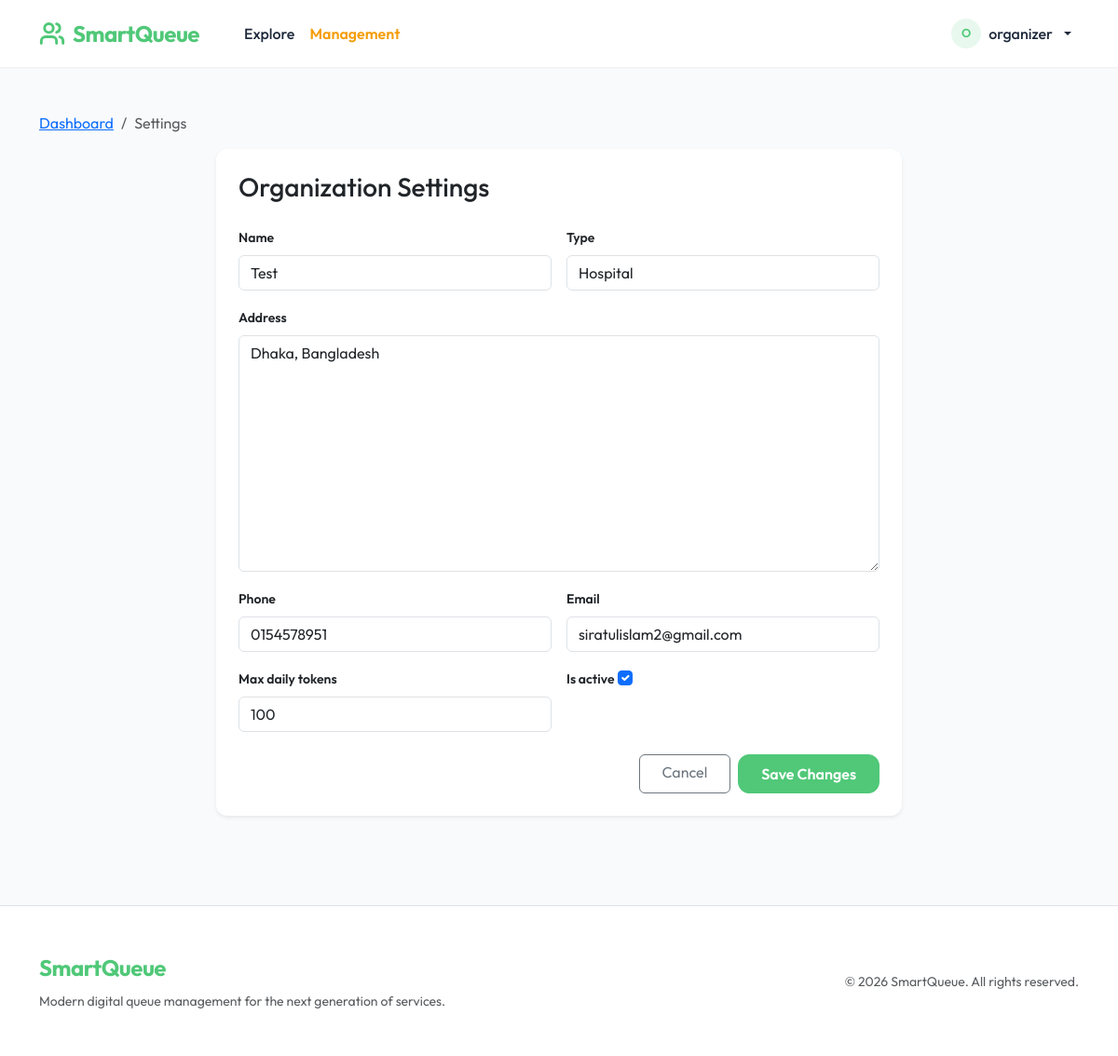
Page /organizer/test/profile/ (signed in) on the earlier database version.
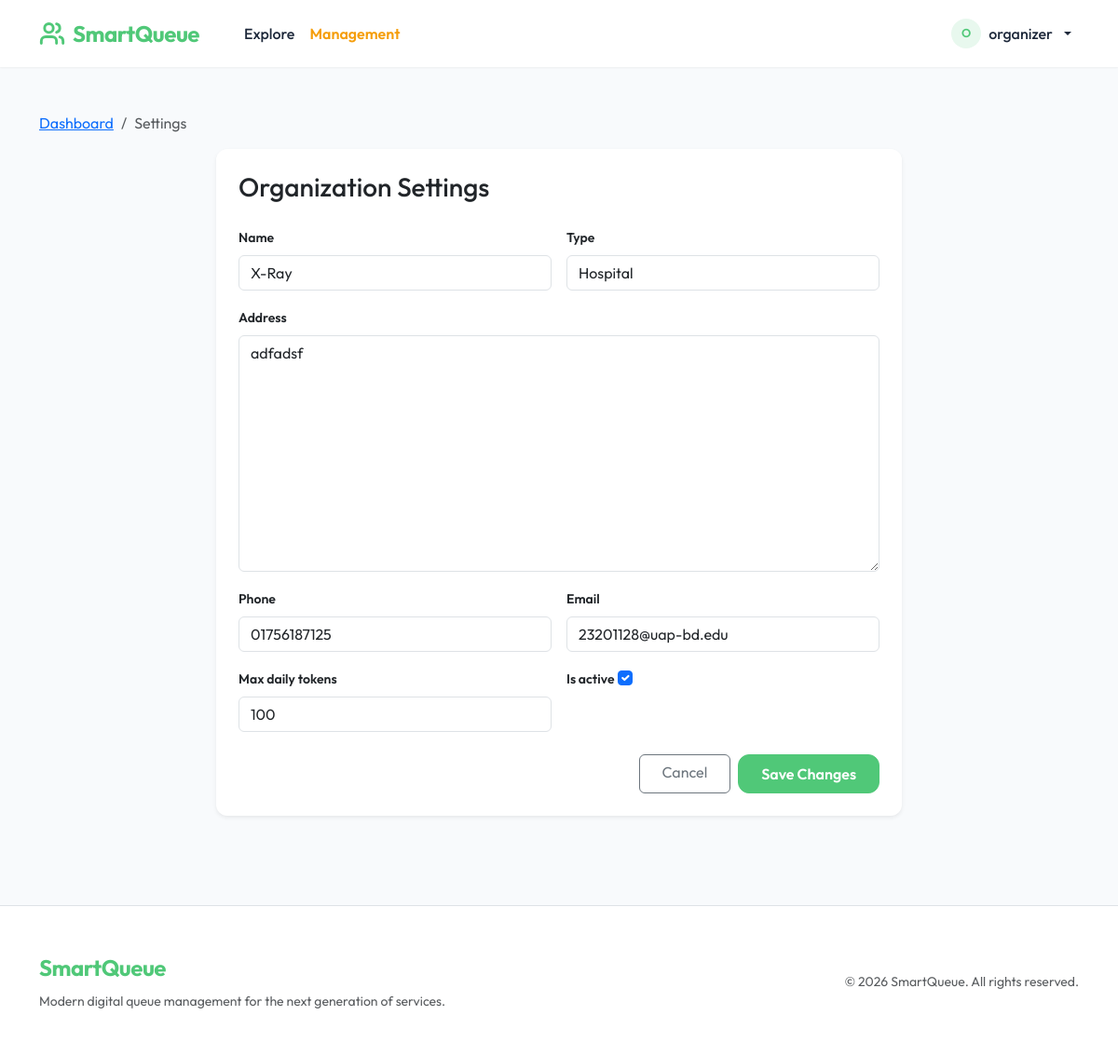
Same page on the later database version.
### apps/organizations/models.py (models this page shows, shortened)
class Organization(models.Model):
    TYPE_HOSPITAL = 'hospital'
    TYPE_BANK = 'bank'
    TYPE_GOVT = 'govt'
    TYPE_CHOICES = [
        (TYPE_HOSPITAL, 'Hospital'),
        (TYPE_BANK, 'Bank'),
        (TYPE_GOVT, 'Government'),
    ]
    name = models.CharField(max_length=200)
    slug = models.SlugField(max_length=220, unique=True)
    type = models.CharField(max_length=20, choices=TYPE_CHOICES)
    address = models.TextField()
    phone = models.CharField(max_length=15)
    email = models.EmailField()
    max_daily_tokens = models.IntegerField(default=100)
    is_active = models.BooleanField(default=True)
    organizers = models.ManyToManyField(
        settings.AUTH_USER_MODEL,
        related_name='managed_organizations',
        blank=True
    )
    created_at = models.DateTimeField(auto_now_add=True)
    class Meta:
        ordering = ['name']

### apps/organizations/organizer_views.py (the view, shortened to what this page needs)
# urls.py: path('organizer/<slug:slug>/profile/', organizer_views.OrganizerProfileUpdateView.as_view(), name='organizer_profile_update'),
class OrganizerProfileUpdateView(OrganizerRequiredMixin, UpdateView):
    model = Organization
    template_name = 'organizations/organizer/organization_form.html'
    fields = ['name', 'type', 'address', 'phone', 'email', 'max_daily_tokens', 'is_active']
    slug_url_kwarg = 'slug'

### apps/organizations/organizer_views.py (called while the page is built)
    def test_func(self):
        org_slug = self.kwargs.get('slug') or self.kwargs.get('org_slug')
        if not org_slug:
            service_id = self.kwargs.get('service_id')
            if service_id:
                service = get_object_or_404(Service, pk=service_id)
                organization = service.organization
            else:
                return False
        else:
            organization = get_object_or_404(Organization, slug=org_slug)
        return self.request.user.is_staff or organization.organizers.filter(pk=self.request.user.pk).exists()

### apps/templates/organizations/organizer/organization_form.html (shortened to what this page needs)
{% extends "base.html" %}
{% block content %}
<nav aria-label="breadcrumb">
    <ol class="breadcrumb">
        {% if object %}
            <li class="breadcrumb-item"><a href="{% url 'organizations:organizer_dashboard' object.slug %}">Dashboard</a></li>
            <li class="breadcrumb-item active" aria-current="page">Settings</li>
        {% else %}
            <li class="breadcrumb-item"><a href="{% url 'organizations:organization_list' %}">Home</a></li>
            <li class="breadcrumb-item active" aria-current="page">Create Organization</li>
        {% endif %}
    </ol>
</nav>
<div class="row justify-content-center">
    <div class="col-md-8">
        <div class="card shadow-sm border-0">
            <div class="card-body p-4">
                <h1 class="h3 mb-4">{{ title|default:"Organization Settings" }}</h1>
                <form method="post">
                    <div class="row g-3">
                        {% for field in form %}
                        <div class="{% if field.name == 'address' %}col-12{% else %}col-md-6{% endif %}">
                            <label class="form-label fw-semibold small">{{ field.label }}</label>
                            {{ field }}
                        </div>
                        {% endfor %}
                    </div>
                    <div class="d-grid gap-2 mt-4 d-md-flex justify-content-md-end">
                        {% if object %}
                            <a href="{% url 'organizations:organizer_dashboard' object.slug %}" class="btn btn-outline-secondary px-4">Cancel</a>
                        {% else %}
                            <a href="{% url 'organizations:organization_list' %}" class="btn btn-outline-secondary px-4">Cancel</a>
                        {% endif %}
                        <button type="submit" class="btn btn-primary px-4">Save Changes</button>
                    </div>
                </form>
            </div>
        </div>
    </div>
</div>
{% endblock %}

Differences in the rows shown:
removed Organization: form "Test" "Hospital" "Dhaka, Bangladesh" "0154578951" "siratulislam2@gmail.com" "100" "☑"
added Organization: form "X-Ray" "Hospital" "adfadsf" "01756187125" "23201128@uap-bd.edu" "100" "☑"
